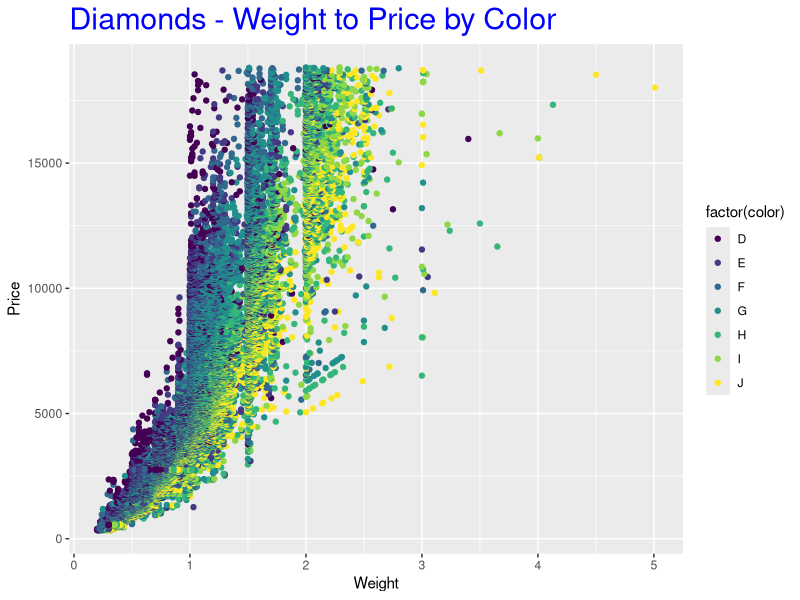
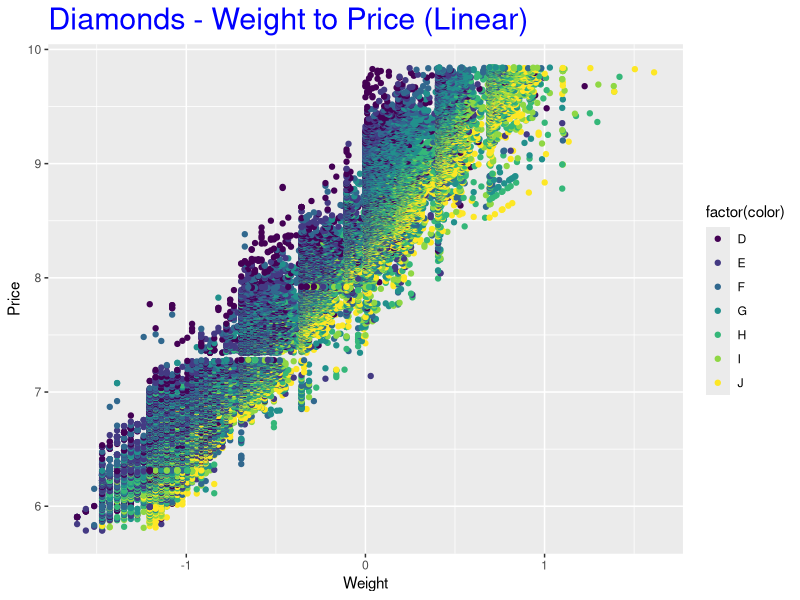
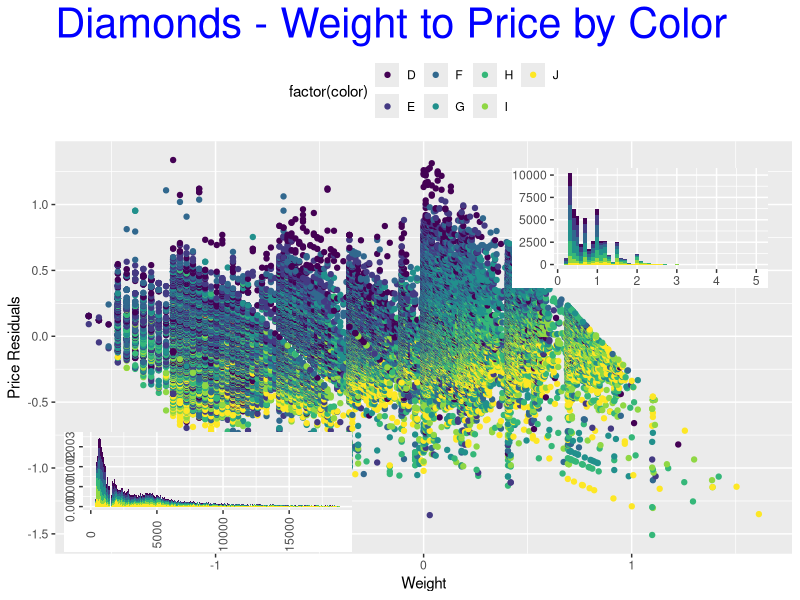

These figures' R source, in order:
#1 Using the diamonds data set, I create plot that shows relationship of diamond weight to price
require("ggplot2") #loads ggplot package
?print
?print.ggplot

require("grid") #Loading required package: grid

#Brings Diamonds data into memory
data(diamonds)
str(diamonds)

#Plot relationship of carat on price by color
carat_prc <-ggplot(diamonds, aes(x=carat,y=price)) #creates ggplot with data set diamonds
#assigns x axis as carat and y axis as price
#aes () creates a list of unevaluated expressions, partial name matching, converts color to colour

carat_prc <-carat_prc + labs(title='Diamonds - Weight to Price by Color') +
            theme(plot.title = element_text(size = rel(2), colour = 'blue')) +
            labs(x='Weight', y='Price') + geom_point(aes(color = factor(color)))
#adds title, colour, axis titles

print(carat_prc) #prints the plot of data set Diamonds with weight to price by color

#2 Removing the non-linearity, I replot with both price and weight log-transformed by taking natural log of both variables

carat_prc <- ggplot(diamonds, aes(x=log(carat), y=log(price))) #log transformation on the x and y
log_carat_prc <-carat_prc + labs(title = "Diamonds - Weight to Price (Linear)") + 
                theme(plot.title = element_text(size = rel(2), colour = "blue")) + 
                labs(x = "Weight", y = "Price") + geom_point(aes(color = factor(color)))
#assigns log_carat_prc to the log transformation and adds titles and colours

print(log_carat_prc) #prints the transformed plot

#3 Remove the linear trend (create a linear model and use the residuals on the y-axis
#create a plot using grid package to create a custom version of the plot
#histogram on the left is a density historgram of the price
#histogram on bottom is density histogram of carat

require(grid) #using grid package to create custom version of plothist
require(gridExtra) #using gridExtra package to arrange plots

retrend <- lm(log(price) ~ log(carat), data = diamonds) #removes the linear trend, creates linear model w/ residuals on y

diamonds$lprice2 <- resid(retrend) #assigns residuals of linear model to lprice2 variable

blank <- ggplot() #assigns blank to an empty vector
blank <- blank + geom_point(aes(1, 1), colour = "white") #adds geom point, used to create scatterplot
blank <- blank + theme(axis.ticks = element_blank(), panel.background = element_blank(), 
                       axis.text.x = element_blank(), axis.text.y = element_blank(), 
                       axis.title.x = element_blank(), axis.title.y = element_blank(), 
                       panel.grid = element_blank()) #This theme element draws nothing, and assigns no space

hist_carat <- ggplot(diamonds, aes(x=carat, fill=color)) #assigns hist_carat to the ggplot of carat in data set diamonds with color
hist_carat <- hist_carat + geom_histogram(bins = 1000, binwidth = 0.1)
hist_carat <- hist_carat + theme(legend.position = "none") + 
              labs(x = NULL, y = NULL, title = NULL)
#creates the histogram of carat with no titles, axis headers, or legend

plot <- qplot(log(carat), lprice2, data = diamonds, xlab = "Weight", ylab = "Price Residuals", 
              colour = factor(color), main = "Diamonds - Weight to Price by Color")
plot <- plot + theme(legend.box = "horizontal", legend.direction = "horizontal",legend.position = "top")
plot <- plot + theme(plot.title = element_text(colour = "blue", size = 30))

#creates a qplot with log(carat) and the residuals (lprice2) with diamonds data
#includes the legend on the top in a horizontal setting
#includes large blue plot title

hist_price <- ggplot(diamonds, aes(x=price, fill=color)) #assigns hist_price the ggplot of price in data set diamonds with color
hist_price <- hist_price + geom_histogram(binwidth = 50, aes(y = ..density..)) #sets binwidth to 50
hist_price <- hist_price + theme(legend.position = "none") #removes legend
hist_price <- hist_price + labs(x = NULL, y = NULL, title = NULL) #removes any header titles
hist_price <- hist_price + theme(axis.text.x = element_text(angle=90, vjust=0.5, 
                                                          hjust=0.5)) 
hist_price <- hist_price + theme(axis.text.y = element_text(angle=90, vjust=0.5, 
                                                          hjust=0.5))
#sets the axis numbers/units straight at correct incrememnts 
#using vertical and horizontal justifications

grid.arrange(arrangeGrob(hist_price + scale_y_reverse() + coord_flip(), plot, 
                         ncol=2, widths = c(1,3)), arrangeGrob(blank, hist_carat,
                          ncol=2, widths = c(1,3)), heights = c(3,1))
#arranges the three plots, reverses the y-axis scale on hist_price
#places graphs in appropriate spectrums ie c(1,3)

#4 Using grid package, using viewports, create overlays
require(grid)

hist_carat <- hist_carat + theme(plot.margin = unit(c(0, 0, 0, 0), units = "mm"))
#margin around entire plot (unit with the sizes of the top, right, bottom, and left margins)

hist_price <- hist_price + theme(plot.margin = unit(c(0, 0, 0, 0), units = "mm"))
#margin around entire plot (unit with the sizes of the top, right, bottom, and left margins)

pushViewport(viewport(layout = grid.layout(25,25))) #set the grid layout as 25 by 25 units
#using viewport functions create viewports
#describe rectangular regions on a graphics device and defines number of coordinate systems within those regions

print(plot, vp = viewport(layout.pos.row = 1:25, layout.pos.col = 1:25))
print(hist_carat, vp = viewport(layout.pos.row = 8:12, layout.pos.col = 17:24))
print(hist_price, vp = viewport(layout.pos.row = 19:23, layout.pos.col = 3:11))
#prints the hist_price and hist_carat on top of the plot through viewpoint
